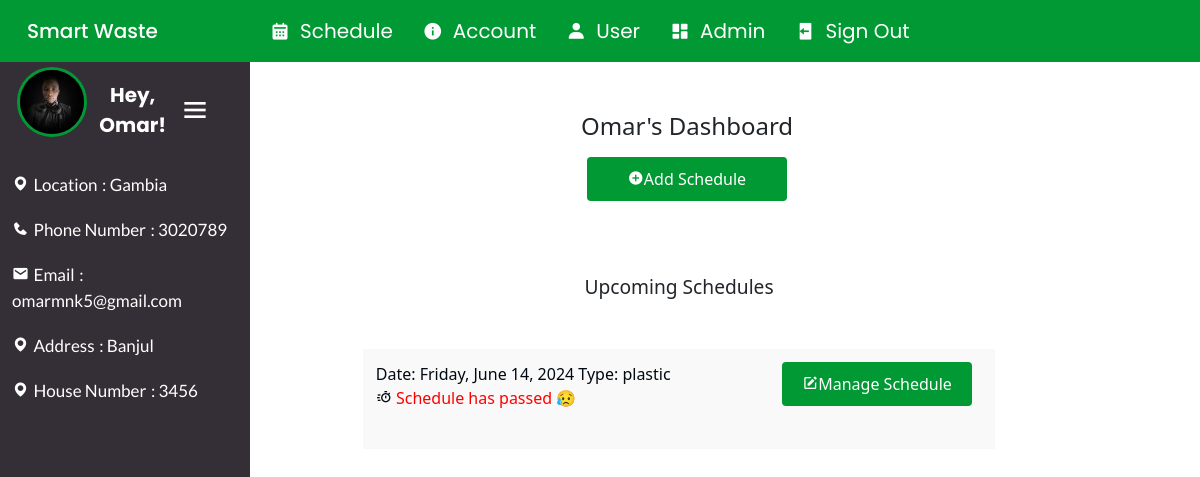
Screenshot of /user_dashboard (signed in) with the database file from the repository.
### app/models.py (models this page shows, shortened)
class User(db.Model, UserMixin):
    id = db.Column(db.Integer,  nullable= False, primary_key=True, autoincrement=True)
    first_name = db.Column(db.String(50), nullable=False)
    last_name = db.Column(db.String(50), nullable=False)
    email = db.Column(db.String(50), unique=True, nullable=False,)
    sex = db.Column(db.String(50), nullable=False, default='Male')
    address = db.Column(db.String(50), nullable=False)
    house_number = db.Column(db.String(50), nullable=False)
    location = db.Column(db.String(50), nullable=False)
    image_file = db.Column(db.String(500), nullable=False, default='default.jpg')
    phone_number = db.Column(db.String(50), nullable=False)
    password = db.Column(db.String(150), nullable=False)
    schedule = db.relationship('Scheduling', backref='customer', lazy=True)
    is_admin = db.Column(db.Boolean, nullable=False, default=False)

class Scheduling(db.Model):
    id = db.Column(db.Integer, primary_key=True, autoincrement=True)
    date = db.Column(db.DateTime, nullable=False)
    type = db.Column(db.String(50), nullable=False)
    user_id = db.Column(db.Integer, db.ForeignKey('user.id'), nullable=False)
    collected = db.Column(db.Boolean, nullable=False, default=False)

### app/routes.py (the view)
@app.route('/user_dashboard', methods=['GET', 'POST'])
@login_required
def user_dashboard():
    user_schedule = Scheduling.query.filter_by(user_id=current_user.id).all()
    return render_template('user_dashboard.html', user_schedule=user_schedule, datetime=datetime)

### app/models.py (called while the page is built)
@login_manager.user_loader
def load_user(user_id):
    return User.query.get(int(user_id))

### app/templates/user_dashboard.html (shortened to what this page needs)
{% extends 'base.html' %} {% block content %}
<div class="user_dashboard">
  <div class="user-sidebar" id="user-sidebar">
    <span class="user-title">
      <img
        src="{{ url_for('static', filename='profile_pics/' + current_user.image_file) }}"
        alt=""
      />
      <span class="user-name">Hey, {{ current_user.first_name }}!</span>
      <i class="bx bx-menu" id="menu"></i>
    </span>
    <div class="user-info">
      <span
        ><i class="bx bxs-map"></i><span>Location</span>: {{
        current_user.location }}</span
      >
      <span
        ><i class="bx bxs-phone"></i><span>Phone Number</span>: {{
        current_user.phone_number }}</span
      >
      <span
        ><i class="bx bxs-envelope"></i><span>Email</span>: {{
        current_user.email }}</span
      >
      <span
        ><i class="bx bxs-map"></i><span>Address</span>: {{ current_user.address
        }}</span
      >
      <span
        ><i class="bx bxs-map"></i><span>House Number</span>: {{
        current_user.house_number }}</span
      >
    </div>
  </div>
  <div class="user">
    <div class="user-control">
      <h2>{{ current_user.first_name }}'s Dashboard</h2>
      <a href="{{ url_for('schedule') }}">
        <button class="btn-primary">
          <i class="bx bxs-plus-circle"></i>Add Schedule
        </button>
      </a>
    </div>
    <div class="schedules">
      <h3>Upcoming Schedules</h3>
      <div class="recycle">
        {% if user_schedule %} {% for schedule in user_schedule %}
        {% if schedule.collected == False %}
        <div class="recycle-item">
          <div class="recycle-info">
            <span>
              <span>Date: {{ schedule.date.strftime('%A, %B %d, %Y') }}</span>
              <span>Type: {{ schedule.type }}</span>
            </span>
            <p>
              {% set days_difference = (schedule.date - datetime.now()).days %}
              {% if days_difference +1 <= 7 and days_difference +1 >= 2 %}
              <span
              ><i class="bx bx-timer"></i
              ><span style="color: red"
                >{{ days_difference }} Days until waste collection</span
              ></span
            >
              {% elif days_difference == -1 %}
              <span style="color: blue; font-weight: bolder">
                <i class="bx bx-timer"></i><span>Your schedule is today 🎊 🎊 </span>
              </span>
              {% elif days_difference < 0 %}
              <span
                ><i class="bx bx-timer"></i
                ><span style="color: red">
                  Schedule has passed 😥</span
                >
              {% endif %}
            </p>
          </div>
          <a
            class="btn-manage"
            href="{{ url_for('manage_schedule', schedule_id=schedule.id) }}"
          >
            <button class="btn-update">
              <i class="bx bxs-edit"></i>Manage Schedule
            </button>
          </a>
        </div>
        {% endif %}{% endfor %}  {% else %}
        <p>No schedule for {{ current_user.first_name }}</p>
        {% endif %}
      </div>
    </div>
  </div>
</div>
{% endblock %}

### app/static/css/main.css (style rules this page uses)
:root { --poppins: "Poppins", sans-serif; --lato: "Lato", sans-serif; --light: #f9f9f9; --green: #009933; --light-blue: #cfe8ff; --grey: #eee; --dark-grey: #aaaaaa; --dark: #342e37; --red: #db504a; --yellow: #ffce26; --light-yellow: #fff2c6; --orange: #fd7238; --light-orange: #ffe0d3; }
body { font-family: var(--lato); background-color: #f38686; margin: 0; padding: 0; }
body { font-family: var(--poppins); background-color: #05192d; color: var(--wf-text--main); }
body { font-family: Arial, sans-serif; background-color: #f5f5f5; }
main h2 { font-size: 1.5rem; margin-bottom: 1rem; }
main h3 { font-size: 1.2rem; margin-bottom: 1rem; }
main img { width: 100px; height: 100px; border-radius: 50%; margin-bottom: 1rem; }
body { font-family: Arial, sans-serif; background-color: #f4f4f4; margin: 0; padding: 0; color: #333; }
.btn-update, .btn-delete, .btn-complete, .btn-primary { color: #fff; padding: 10px 20px; border: none; border-radius: 4px; cursor: pointer; transition: background 0.3s; margin-right: 2%; }
.btn-primary { background: var(--green); }
.btn-update { background: var(--green); }
.user_dashboard { display: flex; align-items: center; justify-content: space-around; width: 100%; flex-direction: column; }
.user_dashboard h2 { margin-top: 1rem; margin-bottom: 1rem; }
.user-title { padding: 2%; font-size: 2rem; font-weight: bold; text-align: center; }
.user { display: flex; align-items: flex-start; justify-content: space-between; width: 100%; }
.user-info { display: flex; flex-direction: column; width: 25%; margin: 0 1rem; padding: 1rem; height: 60vh; border-radius: 5px; }
.user-info span { padding: 2%; margin: 2%; font-family: var(--lato); }
.schedules { display: flex; flex-direction: column; align-items: center; width: 70%; margin: 0 1rem; padding: 1rem; height: 60vh; border-radius: 5px; }
.user-sidebar { padding: 1%; position: fixed; top: 50px; left: 0; width: 300px; height: 100%; background-color: var(--dark); color: white; overflow-y: scroll; z-index: 1; border-top-right-radius: 7px; display: flex; align-items: flex-start; justify-content: flex-start; flex-direction: column; }
.user-title { display: flex; align-items: center; justify-content: space-between; width: 90%; flex-direction: row; }
.user-title img { width: 70px; height: 70px; display: flex; border: 3px solid var(--green); }
.user-name { font-size: 20px; font-family: var(--poppins); }
.user-info { display: flex; align-items: center; flex-direction: column; justify-content: left; width: 100%; margin: 0; padding: 0; height: 60vh; border-radius: 5px; }
.user-info span { width: 100%; margin-top: 15px; padding: 0; font-size: 17px; }
.user { overflow-x: hidden; display: flex; align-items: center; justify-content: space-around; width: 100%; flex-direction: column; margin: 4%; }
.user-control { display: flex; align-items: center; justify-content: space-around; width: 100%; flex-direction: column; margin-left: 15%; }
.user-control button { width: 200px; }
.schedules { width: 100%; margin-left: 15%; margin-top: 5%; height: auto; }
.recycle { display: flex; align-items: center; justify-content: space-between; width: 60%; flex-direction: column; padding: 2%; height: auto; }
.recycle-item { background-color: var(--light); width: 100%; margin: 2%; padding: 2%; color: #010912; display: flex; min-height: 100px; justify-content: space-between; }
.btn-manage { width: 200px; align-items: center; }
.recycle-info { display: flex; align-self: flex-start; justify-content: center; flex-direction: column; width: auto; }
.user-sidebar { width: 250px; transition: transform 0.3s ease; }
#menu { cursor: pointer; }

### rows the page displays
User: image_file (picture), first_name "Omar", location "Gambia", phone_number "3020789", email "omarmnk5@gmail.com", address "Banjul", house_number "3456"
Scheduling: date "Friday, June 14, 2024", type "plastic"
